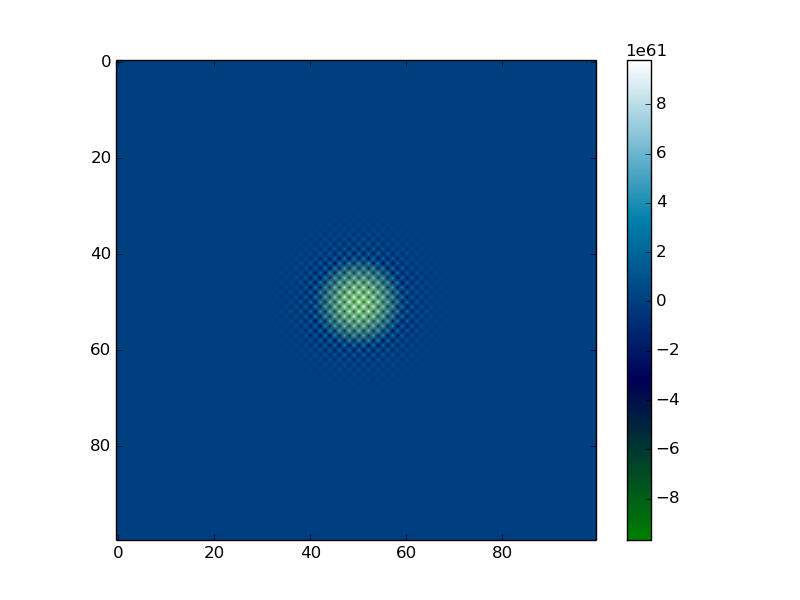

The script that drew this image:
'''George Lees Jr.
2D Wave pde '''

from numpy import *
import numpy as np
import matplotlib.pyplot as plt
np.set_printoptions(threshold=np.nan)

#declare variables
#need 3 arrays u_prev is for previous time step due to d/dt

Lx=Ly = (100)
dx=dy = 1
x=y = np.array(xrange(Lx))
u_prev=np.ndarray(shape=(Lx,Ly), dtype=np.double)
u=np.ndarray(shape=(Lx,Ly), dtype=np.double)
u_next=np.ndarray(shape=(Lx,Ly), dtype=np.double)
c = 1 #constant velocity
dt = (1/float(c))*(1/sqrt(1/dx**2 + 1/dy**2))
t_old=0;t=0;t_end=100

#set Initial Conditions and Boundary Points
#I(x) is initial shape of the wave
#f(x,t) is outside force that creates waves set =0

def I(x,y): return exp(-(x-Lx/2.0)**2/2.0 -(y-Ly/2.0)**2/2.0)
def f(x,t,y): return 0

#set up initial wave shape

for i in xrange(100):
	for j in xrange(100):
	    u[i,j] = I(x[i],y[j])


#copy initial wave shape for printing later

u1=u.copy()

#set up previous time step array

for i in xrange(1,99):
	for j in xrange(1,99):
	    	u_prev[i,j] = u[i,j] + 0.5*((c*dt/dx)**2)*(u[i-1,j] - 2*u[i,j] + u[i+1,j]) + \
			0.5*((c*dt/dy)**2)*(u[i,j-1] - 2*u[i,j] + u[i,j+1]) + \
			dt*dt*f(x[i], y[j], t)



#set boundary conditions to 0

for j in xrange(100): u_prev[0,j] = 0
for i in xrange(100): u_prev[i,0] = 0
for j in xrange(100): u_prev[Lx-1,j] = 0
for i in xrange(100): u_prev[i,Ly-1] = 0



while t<t_end:
	t_old=t; t +=dt
	#the wave steps through time
	for i in xrange(1,99):
		for j in xrange(1,99):
	        	u_next[i,j] = - u_prev[i,j] + 2*u[i,j] + \
	                	((c*dt/dx)**2)*(u[i-1,j] - 2*u[i,j] + u[i+1,j]) + \
				((c*dt/dx)**2)*(u[i,j-1] - 2*u[i,j] + u[i,j+1]) + \
	                	dt*dt*f(x[i], y[j], t_old)

	#set boundary conditions to 0

	for j in xrange(100): u_next[0,j] = 0
	for i in xrange(100): u_next[i,0] = 0
	for j in xrange(100): u_next[Lx-1,j] = 0
	for i in xrange(100): u_next[i,Ly-1] = 0

	#set prev time step equal to current one
	u_prev = u.copy(); u = u_next.copy(); 

print u
fig = plt.figure()
plt.imshow(u,cmap=plt.cm.ocean)
plt.colorbar()
plt.show()
